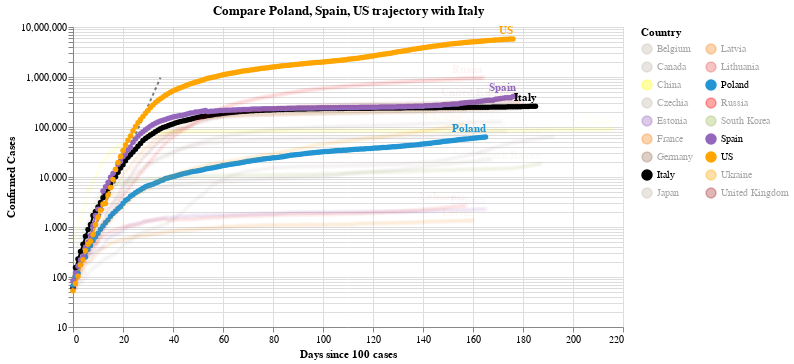

The notebook cell saved with this chart:
### Code cell
#hide_input
chart2 = make_since_chart(dff2, ['Poland', 'Spain', 'US'], baseline_countries)
chart2

### Figure 1 — Vega-Lite specification as saved in the notebook (floating-point values rounded to 4 significant figures; data arrays with more than 128 entries replaced by an {"elided": "..."} marker saying what was removed)
{"config": {"view": {"continuousWidth": 400, "continuousHeight": 300}}, "layer": [{"data": {"name": "data-628230001892d6798b50651be41d1b3e"}, "mark": {"type": "line", "color": "black", "opacity": 0.5, "strokeDash": [3, 3]}, "encoding": {"x": {"type": "quantitative", "field": "Days since 100 cases"}, "y": {"type": "quantitative", "field": "Confirmed Cases"}}}, {"data": {"name": "data-caba91127ed4a460819ec3f83c6cc939"}, "mark": {"type": "line", "point": true}, "encoding": {"color": {"type": "nominal", "field": "Country", "legend": {"columns": 2}, "scale": {"domain": ["Belgium", "Canada", "China", "Czechia", "Estonia", "France", "Germany", "Italy", "Japan", "Latvia", "Lithuania", "Poland", "Russia", "South Korea", "Spain", "US", "Ukraine", "United Kingdom"], "range": ["#C1B7AD", "#C1B7AD", "yellow", "#C1B7AD", "#9467bd", "#F58518", "#9D755D", "black", "#C1B7AD", "#F58518", "#E45756", "#2495D3", "red", "#A1BA59", "#9467bd", "orange", "orange", "brown"]}}, "opacity": {"condition": {"value": 1, "selection": "selector004"}, "value": 0.05}, "tooltip": [{"type": "nominal", "field": "Country"}, {"type": "temporal", "field": "Date"}, {"type": "quantitative", "field": "Confirmed Cases"}, {"type": "quantitative", "field": "Days since 100 cases"}], "x": {"type": "quantitative", "field": "Days since 100 cases"}, "y": {"type": "quantitative", "field": "Confirmed Cases", "scale": {"type": "log"}}}, "selection": {"selector004": {"type": "multi", "fields": ["Country"], "bind": "legend", "init": [{"Country": "Poland"}, {"Country": "Spain"}, {"Country": "US"}, {"Country": "Italy"}]}}, "width": 550}, {"data": {"name": "data-caba91127ed4a460819ec3f83c6cc939"}, "mark": {"type": "text", "align": "right", "dy": -8, "fontWeight": "bold"}, "encoding": {"color": {"type": "nominal", "field": "Country", "legend": {"columns": 2}, "scale": {"domain": ["Belgium", "Canada", "China", "Czechia", "Estonia", "France", "Germany", "Italy", "Japan", "Latvia", "Lithuania", "Poland", "Russia", "South Korea", "Spain", "US", "Ukraine", "United Kingdom"], "range": ["#C1B7AD", "#C1B7AD", "yellow", "#C1B7AD", "#9467bd", "#F58518", "#9D755D", "black", "#C1B7AD", "#F58518", "#E45756", "#2495D3", "red", "#A1BA59", "#9467bd", "orange", "orange", "brown"]}}, "opacity": {"condition": {"value": 1, "selection": "selector004"}, "value": 0.05}, "text": {"type": "nominal", "field": "Country"}, "tooltip": [{"type": "nominal", "field": "Country"}, {"type": "temporal", "field": "Date"}, {"type": "quantitative", "field": "Confirmed Cases"}, {"type": "quantitative", "field": "Days since 100 cases"}], "x": {"type": "quantitative", "field": "Days since 100 cases"}, "y": {"type": "quantitative", "field": "Confirmed Cases", "scale": {"type": "log"}}}, "transform": [{"filter": "(datum['Date'] >= 1598313600000)"}], "width": 550}], "title": "Compare Poland, Spain, US trajectory with Italy", "$schema": "https://vega.github.io/schema/vega-lite/v4.0.2.json", "datasets": {"data-628230001892d6798b50651be41d1b3e": [{"Days since 100 cases": 0, "Confirmed Cases": 100.0}, {"Days since 100 cases": 1, "Confirmed Cases": 130.0}, {"Days since 100 cases": 2, "Confirmed Cases": 169.0}, {"Days since 100 cases": 3, "Confirmed Cases": 219.7}, {"Days since 100 cases": 4, "Confirmed Cases": 285.6}, {"Days since 100 cases": 5, "Confirmed Cases": 371.3}, {"Days since 100 cases": 6, "Confirmed Cases": 482.7}, {"Days since 100 cases": 7, "Confirmed Cases": 627.5}, {"Days since 100 cases": 8, "Confirmed Cases": 815.7}, {"Days since 100 cases": 9, "Confirmed Cases": 1060.0}, {"Days since 100 cases": 10, "Confirmed Cases": 1379.0}, {"Days since 100 cases": 11, "Confirmed Cases": 1792.0}, {"Days since 100 cases": 12, "Confirmed Cases": 2330.0}, {"Days since 100 cases": 13, "Confirmed Cases": 3029.0}, {"Days since 100 cases": 14, "Confirmed Cases": 3937.0}, {"Days since 100 cases": 15, "Confirmed Cases": 5119.0}, {"Days since 100 cases": 16, "Confirmed Cases": 6654.0}, {"Days since 100 cases": 17, "Confirmed Cases": 8650.0}, {"Days since 100 cases": 18, "Confirmed Cases": 11250.0}, {"Days since 100 cases": 19, "Confirmed Cases": 14620.0}, {"Days since 100 cases": 20, "Confirmed Cases": 19000.0}, {"Days since 100 cases": 21, "Confirmed Cases": 24710.0}, {"Days since 100 cases": 22, "Confirmed Cases": 32120.0}, {"Days since 100 cases": 23, "Confirmed Cases": 41750.0}, {"Days since 100 cases": 24, "Confirmed Cases": 54280.0}, {"Days since 100 cases": 25, "Confirmed Cases": 70560.0}, {"Days since 100 cases": 26, "Confirmed Cases": 91730.0}, {"Days since 100 cases": 27, "Confirmed Cases": 119300.0}, {"Days since 100 cases": 28, "Confirmed Cases": 155000.0}, {"Days since 100 cases": 29, "Confirmed Cases": 201500.0}, {"Days since 100 cases": 30, "Confirmed Cases": 262000.0}, {"Days since 100 cases": 31, "Confirmed Cases": 340600.0}, {"Days since 100 cases": 32, "Confirmed Cases": 442800.0}, {"Days since 100 cases": 33, "Confirmed Cases": 575600.0}, {"Days since 100 cases": 34, "Confirmed Cases": 748300.0}, {"Days since 100 cases": 35, "Confirmed Cases": 972800.0}], "data-caba91127ed4a460819ec3f83c6cc939": {"elided": "3165 records"}}}
